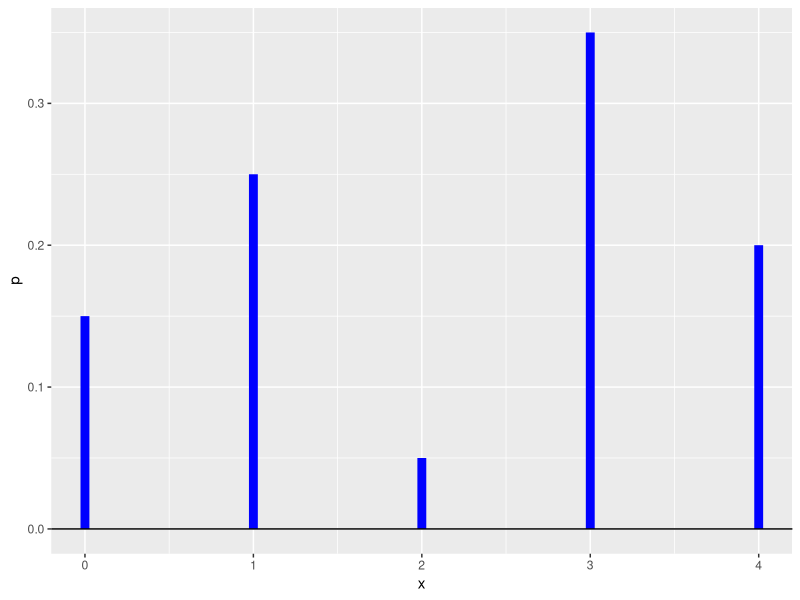

Here is the R script that generated this plot:
## ---- chunk 1
knitr::opts_chunk$set(echo = TRUE)
library(tidyverse)
## ---- chunk 2
prob1 = tibble(
  x = 0:4,
  p = c(0.15, 0.25, 0.05, 0.35, NA)
)

## long format
prob1
## ---- chunk 3
prob1[5,2] <- 0.2

prob1
## ---- chunk 4
prob1 %>% mutate(xp = x*p, "(x-mu)2p" = (x-sum(xp))^2*p) %>% 
  summarize(mu = sum(xp), sigma2 = sum(`(x-mu)2p`), sigma = sqrt(sigma2))
## ---- chunk 5
ggplot(prob1, aes(x = x, y = p)) +
  geom_segment(aes(xend = x, yend = 0), color = "blue", size = 3) +
  geom_hline(yintercept = 0) 
